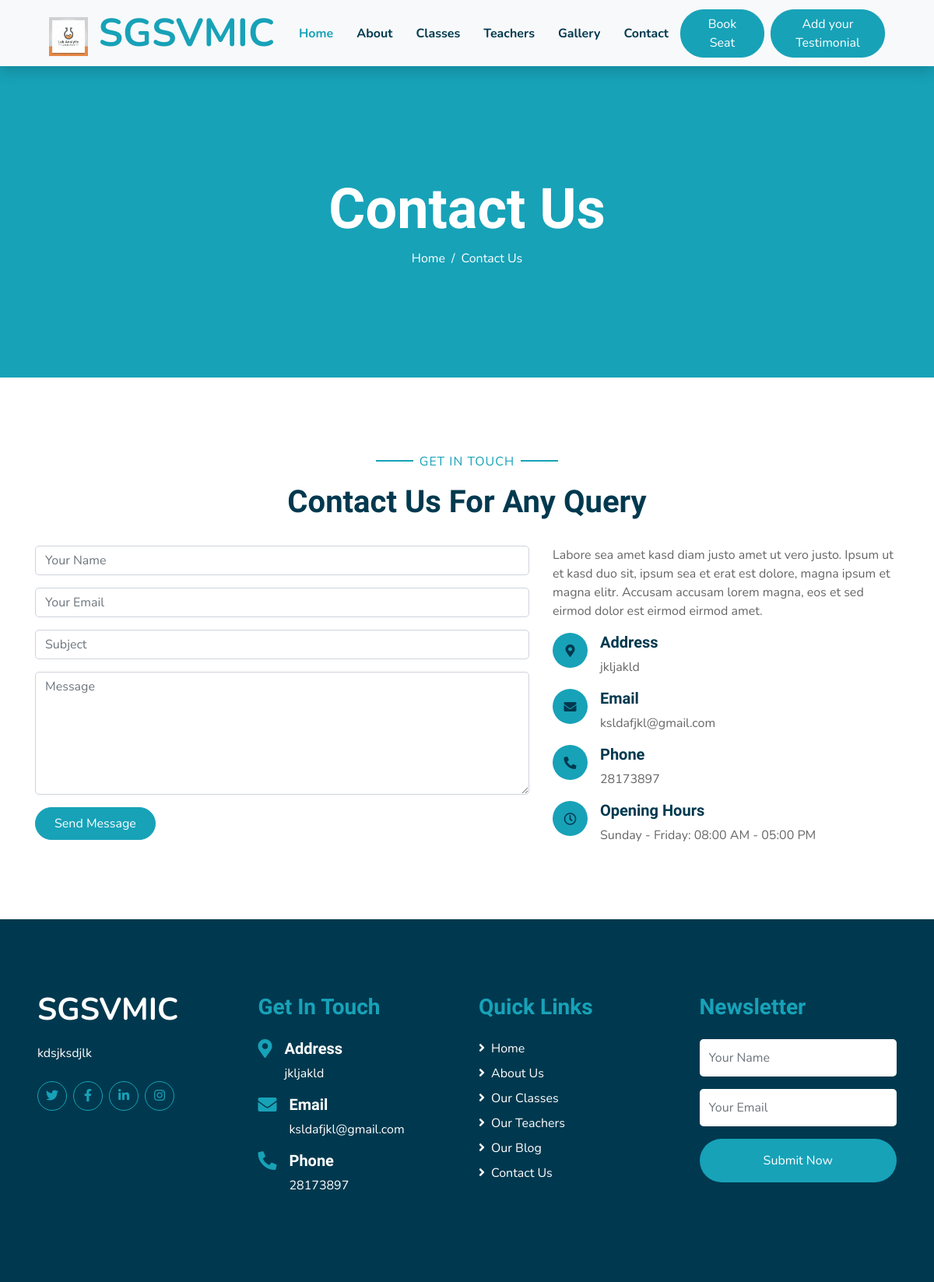
The app's page /contact with its own data.
### home/models.py (models this page shows)
class MainHeading(models.Model):
    title = models.CharField(max_length=32, blank=False, null=False)
    about = models.TextField(max_length=300, blank=False, null=False)
    images = models.ImageField(upload_to='img/upload')
    school_logo = models.ImageField(upload_to='img/upload')

class school_basic_detail(models.Model):
    about_school = models.TextField(max_length=500, blank=False, null=False)
    contact_description = models.TextField(max_length=500, blank=False, null=False)
    opening_Hours = models.TextField(max_length=500, blank=False, null=False)
    address = models.CharField(max_length=60, blank=False, null=False)
    email = models.EmailField(blank=True)
    phone = models.CharField(max_length=12, blank=False, null=False)
    Facebook = models.URLField(blank=True)
    instagram = models.URLField(blank=True)
    twitter = models.URLField(blank=True)
    linkedin = models.URLField(blank=True)

### home/views.py (the view)
# urls.py: path('contact', contact_page),
def contact_page(request):
    return render(request, 'html/pages/contact.html', all_data())

### home/views.py (called while the page is built)
def all_data():
    media_url = settings.MEDIA_URL
    teachers = Teachers.objects.all()
    f = Facilities.objects.all()
    tes = testimonial.objects.all()
    c = classes.objects.all()
    b = blog.objects.all()
    de = school_basic_detail.objects.all()
    about = About_school.objects.all()
    main_heading = MainHeading.objects.all()
    img = images.objects.all()
    school_logo = main_heading[:1:-1][0].school_logo
    data = {'school_name': 'SGSVMIC',
            'teachers': teachers[:4],
            'Facilities': f[:6],
            'classes': c[:3],
            'blog': b[:3:-1],
            'school_detail': de[:1:-1],
            'about': about[:1:-1],
            'main_heading': main_heading[:1:-1],
            'images': img,
            'school_logo': school_logo,
            'media_url': media_url,
            'testimonial': tes[:10:-1]}
    return data

### templates/html/pages/contact.html (shortened to what this page needs)
{% extends 'html/index.html' %}
{%load static %}
{% block content %}
<div class="container-fluid bg-primary mb-5">
        <div class="d-flex flex-column align-items-center justify-content-center" style="min-height: 400px">
            <h3 class="display-3 font-weight-bold text-white">Contact Us</h3>
            <div class="d-inline-flex text-white">
                <p class="m-0"><a class="text-white" href="">Home</a></p>
                <p class="m-0 px-2">/</p>
                <p class="m-0">Contact Us</p>
            </div>
        </div>
    </div>
 <div class="container-fluid pt-5">
        <div class="container">
            <div class="text-center pb-2">
                <p class="section-title px-5"><span class="px-2">Get In Touch</span></p>
                <h1 class="mb-4">Contact Us For Any Query</h1>
            </div>
            <div class="row">
                <div class="col-lg-7 mb-5">
                    <div class="contact-form">
                        <form name="sentMessage" id="contactForm" novalidate="novalidate">
                            <div class="control-group">
                                <input type="text" class="form-control" id="name" placeholder="Your Name" required="required" data-validation-required-message="Please enter your name" />
                            </div>
                            <div class="control-group">
                                <input type="email" class="form-control" id="email" placeholder="Your Email" required="required" data-validation-required-message="Please enter your email" />
                            </div>
                            <div class="control-group">
                                <input type="text" class="form-control" id="subject" placeholder="Subject" required="required" data-validation-required-message="Please enter a subject" />
                            </div>
                            <div class="control-group">
                                <textarea class="form-control" rows="6" id="message" placeholder="Message" required="required" data-validation-required-message="Please enter your message"></textarea>
                            </div>
                            <div>
                                <button class="btn btn-primary py-2 px-4" type="submit" id="sendMessageButton">Send Message</button>
                            </div>
                        </form>
                    </div>
                </div>
                {% for i in  school_detail %}
                <div class="col-lg-5 mb-5">
                    <p>{{i.contact_description}}</p>
                    <div class="d-flex">
                        <i class="fa fa-map-marker-alt d-inline-flex align-items-center justify-content-center bg-primary text-secondary rounded-circle" style="width: 45px; height: 45px;"></i>
                        <div class="pl-3">
                            <h5>Address</h5>
                            <p>{{i.address}}</p>
                        </div>
                    </div>
                    <div class="d-flex">
                        <i class="fa fa-envelope d-inline-flex align-items-center justify-content-center bg-primary text-secondary rounded-circle" style="width: 45px; height: 45px;"></i>
                        <div class="pl-3">
                            <h5>Email</h5>
                            <p>{{i.email}}</p>
                        </div>
                    </div>
                    <div class="d-flex">
                        <i class="fa fa-phone-alt d-inline-flex align-items-center justify-content-center bg-primary text-secondary rounded-circle" style="width: 45px; height: 45px;"></i>
                        <div class="pl-3">
                            <h5>Phone</h5>
                            <p>{{i.phone}}</p>
                        </div>
                    </div>
                    <div class="d-flex">
                        <i class="far fa-clock d-inline-flex align-items-center justify-content-center bg-primary text-secondary rounded-circle" style="width: 45px; height: 45px;"></i>
                        <div class="pl-3">
                            <h5>Opening Hours</h5>
                            <p class="m-0">{{i.opening_Hours}} </p>
                        </div>
                    </div>
                </div>
                {% endfor %}
            </div>
        </div>
    </div>
{% endblock %}

### templates/html/navbar_futtor/navbar.html (shortened to what this page needs)
{% load static %}
<div class="container-fluid bg-light position-relative shadow">
        <nav class="navbar navbar-expand-lg bg-light navbar-light py-3 py-lg-0 px-0 px-lg-5">
            <a href="/" class="navbar-brand font-weight-bold text-secondary" style="font-size: 50px;">
                <img  src="{% static school_logo %}" style="width:50px;height:50px;"></img>
                <span class="text-primary">{{school_name}}</span>
            </a>
            <div class="collapse navbar-collapse justify-content-between" id="navbarCollapse">
                <div class="navbar-nav font-weight-bold mx-auto py-0">
                    <a href="/" class="nav-item nav-link active">Home</a>
                    <a href="/about" class="nav-item nav-link">About</a>
                    <a href="/classes" class="nav-item nav-link">Classes</a>
                    <a href="/Teachers" class="nav-item nav-link">Teachers</a>
                    <a href="/gallery" class="nav-item nav-link">Gallery</a>
                    <a href="/contact" class="nav-item nav-link">Contact</a>
                </div>
                <a href="#Book_A_Seat" class="btn btn-primary px-4">Book Seat</a>
<button type="button" class="btn btn-primary ml-2" data-bs-toggle="modal" data-bs-target="#exampleModal">
  Add your Testimonial
</button>
        </nav>
    </div>

### templates/html/navbar_futtor/footer.html
 <div class="container-fluid bg-secondary text-white mt-5 py-5 px-sm-3 px-md-5">
     {% for i in school_detail%}
     <div class="row pt-5">
            <div class="col-lg-3 col-md-6 mb-5">
                <a href="" class="navbar-brand font-weight-bold text-primary m-0 mb-4 p-0" style="font-size: 40px; line-height: 40px;">
                    <span class="text-white">{{school_name}}</span>
                </a>
                <p>{{i.about_school}}</p>
                <div class="d-flex justify-content-start mt-4">
                    <a class="btn btn-outline-primary rounded-circle text-center mr-2 px-0"
                        style="width: 38px; height: 38px;" href="{{i.twitter}}"><i class="fab fa-twitter"></i></a>
                    <a class="btn btn-outline-primary rounded-circle text-center mr-2 px-0"
                        style="width: 38px; height: 38px;" href="{{i.Facebook}}"><i class="fab fa-facebook-f"></i></a>
                    <a class="btn btn-outline-primary rounded-circle text-center mr-2 px-0"
                        style="width: 38px; height: 38px;" href="{{i.linkedin}}"><i class="fab fa-linkedin-in"></i></a>
                    <a class="btn btn-outline-primary rounded-circle text-center mr-2 px-0"
                        style="width: 38px; height: 38px;" href="{{i.instagram}}"><i class="fab fa-instagram"></i></a>
                </div>
            </div>
            <div class="col-lg-3 col-md-6 mb-5">
                <h3 class="text-primary mb-4">Get In Touch</h3>
                <div class="d-flex">
                    <h4 class="fa fa-map-marker-alt text-primary"></h4>
                    <div class="pl-3">
                        <h5 class="text-white">Address</h5>
                        <p>{{i.address}}</p>
                    </div>
                </div>
                <div class="d-flex">
                    <h4 class="fa fa-envelope text-primary"></h4>
                    <div class="pl-3">
                        <h5 class="text-white">Email</h5>
                        <p>{{i.email}}</p>
                    </div>
                </div>
                <div class="d-flex">
                    <h4 class="fa fa-phone-alt text-primary"></h4>
                    <div class="pl-3">
                        <h5 class="text-white">Phone</h5>
                        <p>{{i.phone}}</p>
                    </div>
                </div>
            </div>
            <div class="col-lg-3 col-md-6 mb-5">
                <h3 class="text-primary mb-4">Quick Links</h3>
                <div class="d-flex flex-column justify-content-start">
                    <a class="text-white mb-2" href="#"><i class="fa fa-angle-right mr-2"></i>Home</a>
                    <a class="text-white mb-2" href="#"><i class="fa fa-angle-right mr-2"></i>About Us</a>
                    <a class="text-white mb-2" href="#"><i class="fa fa-angle-right mr-2"></i>Our Classes</a>
                    <a class="text-white mb-2" href="#"><i class="fa fa-angle-right mr-2"></i>Our Teachers</a>
                    <a class="text-white mb-2" href="#"><i class="fa fa-angle-right mr-2"></i>Our Blog</a>
                    <a class="text-white" href="#"><i class="fa fa-angle-right mr-2"></i>Contact Us</a>
                </div>
            </div>
            <div class="col-lg-3 col-md-6 mb-5">
                <h3 class="text-primary mb-4">Newsletter</h3>
                <form action="">
                    <div class="form-group">
                        <input type="text" class="form-control border-0 py-4" placeholder="Your Name" required="required" />
                    </div>
                    <div class="form-group">
                        <input type="email" class="form-control border-0 py-4" placeholder="Your Email"
                            required="required" />
                    </div>
                    <div>
                        <button class="btn btn-primary btn-block border-0 py-3" type="submit">Submit Now</button>
                    </div>
                </form>
            </div>
        </div>
{%endfor %}
    </div>

### records on screen
MainHeading: school_logo (picture)
school_basic_detail: contact_description "Labore sea amet kasd diam justo amet ut vero justo. Ipsum ut et kasd duo sit, ipsum sea et erat est dolore, magna ipsum et magna elitr. Accusam accusam lorem magna, eos et sed eirmod dolor est eirmod eirmod amet.", address "jkljakld", email "ksldafjkl@gmail.com", phone "28173897", opening_Hours "Sunday - Friday: 08:00 AM - 05:00 PM", school_name "SGSVMIC", about_school "kdsjksdjlk"

### other values on screen
{{ school_name }} "SGSVMIC"
